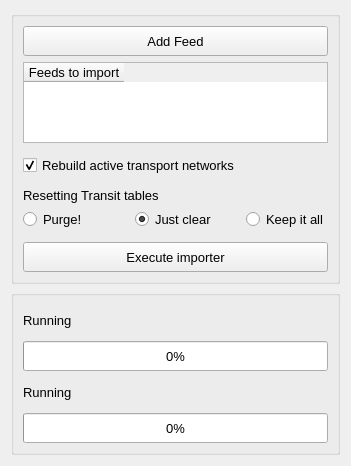
<?xml version="1.0" encoding="UTF-8"?>
<ui version="4.0">
 <class>Form</class>
 <widget class="QWidget" name="Form">
  <property name="geometry">
   <rect>
    <x>0</x>
    <y>0</y>
    <width>337</width>
    <height>466</height>
   </rect>
  </property>
  <property name="font">
   <font>
    <pointsize>10</pointsize>
   </font>
  </property>
  <property name="windowTitle">
   <string>GTFS Importer</string>
  </property>
  <layout class="QGridLayout" name="gridLayout">
   <item row="2" column="0">
    <widget class="QGroupBox" name="config_box">
     <property name="sizePolicy">
      <sizepolicy hsizetype="Preferred" vsizetype="Preferred">
       <horstretch>0</horstretch>
       <verstretch>0</verstretch>
      </sizepolicy>
     </property>
     <property name="title">
      <string/>
     </property>
     <layout class="QGridLayout" name="gridLayout_2">
      <item row="7" column="1">
       <widget class="QRadioButton" name="rdo_clear">
        <property name="sizePolicy">
         <sizepolicy hsizetype="Preferred" vsizetype="Preferred">
          <horstretch>0</horstretch>
          <verstretch>0</verstretch>
         </sizepolicy>
        </property>
        <property name="text">
         <string>Just clear</string>
        </property>
        <property name="checked">
         <bool>true</bool>
        </property>
       </widget>
      </item>
      <item row="5" column="0" colspan="3">
       <widget class="QLabel" name="label_3">
        <property name="sizePolicy">
         <sizepolicy hsizetype="Preferred" vsizetype="Preferred">
          <horstretch>0</horstretch>
          <verstretch>0</verstretch>
         </sizepolicy>
        </property>
        <property name="text">
         <string>Resetting Transit tables</string>
        </property>
       </widget>
      </item>
      <item row="7" column="2">
       <widget class="QRadioButton" name="rdo_keep">
        <property name="sizePolicy">
         <sizepolicy hsizetype="Preferred" vsizetype="Preferred">
          <horstretch>0</horstretch>
          <verstretch>0</verstretch>
         </sizepolicy>
        </property>
        <property name="text">
         <string>Keep it all</string>
        </property>
       </widget>
      </item>
      <item row="7" column="0">
       <widget class="QRadioButton" name="rdo_purge">
        <property name="sizePolicy">
         <sizepolicy hsizetype="Preferred" vsizetype="Preferred">
          <horstretch>0</horstretch>
          <verstretch>0</verstretch>
         </sizepolicy>
        </property>
        <property name="text">
         <string>Purge!</string>
        </property>
       </widget>
      </item>
      <item row="9" column="0" colspan="3">
       <widget class="QPushButton" name="but_execute">
        <property name="sizePolicy">
         <sizepolicy hsizetype="Preferred" vsizetype="Preferred">
          <horstretch>0</horstretch>
          <verstretch>0</verstretch>
         </sizepolicy>
        </property>
        <property name="minimumSize">
         <size>
          <width>0</width>
          <height>30</height>
         </size>
        </property>
        <property name="text">
         <string>Execute importer</string>
        </property>
       </widget>
      </item>
      <item row="4" column="0" colspan="3">
       <widget class="Line" name="line">
        <property name="sizePolicy">
         <sizepolicy hsizetype="Preferred" vsizetype="Preferred">
          <horstretch>0</horstretch>
          <verstretch>0</verstretch>
         </sizepolicy>
        </property>
        <property name="orientation">
         <enum>Qt::Horizontal</enum>
        </property>
       </widget>
      </item>
      <item row="8" column="0" colspan="3">
       <widget class="Line" name="line_3">
        <property name="sizePolicy">
         <sizepolicy hsizetype="Preferred" vsizetype="Preferred">
          <horstretch>0</horstretch>
          <verstretch>0</verstretch>
         </sizepolicy>
        </property>
        <property name="orientation">
         <enum>Qt::Horizontal</enum>
        </property>
       </widget>
      </item>
      <item row="0" column="0" colspan="3">
       <widget class="QPushButton" name="but_add">
        <property name="sizePolicy">
         <sizepolicy hsizetype="Preferred" vsizetype="Preferred">
          <horstretch>0</horstretch>
          <verstretch>0</verstretch>
         </sizepolicy>
        </property>
        <property name="minimumSize">
         <size>
          <width>0</width>
          <height>30</height>
         </size>
        </property>
        <property name="text">
         <string>Add Feed</string>
        </property>
       </widget>
      </item>
      <item row="1" column="0" colspan="3">
       <widget class="QTableWidget" name="list_feeds">
        <property name="sizePolicy">
         <sizepolicy hsizetype="Preferred" vsizetype="Preferred">
          <horstretch>0</horstretch>
          <verstretch>0</verstretch>
         </sizepolicy>
        </property>
        <column>
         <property name="text">
          <string>Feeds to import</string>
         </property>
         <property name="font">
          <font>
           <pointsize>10</pointsize>
          </font>
         </property>
        </column>
       </widget>
      </item>
      <item row="2" column="0" colspan="3">
       <widget class="Line" name="line_4">
        <property name="sizePolicy">
         <sizepolicy hsizetype="Preferred" vsizetype="Preferred">
          <horstretch>0</horstretch>
          <verstretch>0</verstretch>
         </sizepolicy>
        </property>
        <property name="orientation">
         <enum>Qt::Horizontal</enum>
        </property>
       </widget>
      </item>
      <item row="3" column="0" colspan="2">
       <widget class="QCheckBox" name="chb_active_net_rebuild">
        <property name="sizePolicy">
         <sizepolicy hsizetype="Preferred" vsizetype="Preferred">
          <horstretch>0</horstretch>
          <verstretch>0</verstretch>
         </sizepolicy>
        </property>
        <property name="text">
         <string>Rebuild active transport networks</string>
        </property>
        <property name="checked">
         <bool>true</bool>
        </property>
       </widget>
      </item>
     </layout>
    </widget>
   </item>
   <item row="3" column="0">
    <widget class="QGroupBox" name="progress_box">
     <property name="sizePolicy">
      <sizepolicy hsizetype="Preferred" vsizetype="Preferred">
       <horstretch>0</horstretch>
       <verstretch>0</verstretch>
      </sizepolicy>
     </property>
     <property name="title">
      <string/>
     </property>
     <layout class="QVBoxLayout" name="verticalLayout">
      <item>
       <widget class="QLabel" name="lbl_progress">
        <property name="sizePolicy">
         <sizepolicy hsizetype="Preferred" vsizetype="Preferred">
          <horstretch>0</horstretch>
          <verstretch>0</verstretch>
         </sizepolicy>
        </property>
        <property name="minimumSize">
         <size>
          <width>0</width>
          <height>30</height>
         </size>
        </property>
        <property name="text">
         <string>Running</string>
        </property>
        <property name="wordWrap">
         <bool>true</bool>
        </property>
       </widget>
      </item>
      <item>
       <widget class="QProgressBar" name="progressBar">
        <property name="sizePolicy">
         <sizepolicy hsizetype="Preferred" vsizetype="Preferred">
          <horstretch>0</horstretch>
          <verstretch>0</verstretch>
         </sizepolicy>
        </property>
        <property name="minimumSize">
         <size>
          <width>0</width>
          <height>30</height>
         </size>
        </property>
        <property name="value">
         <number>0</number>
        </property>
       </widget>
      </item>
      <item>
       <widget class="QLabel" name="lbl_progress2">
        <property name="sizePolicy">
         <sizepolicy hsizetype="Preferred" vsizetype="Preferred">
          <horstretch>0</horstretch>
          <verstretch>0</verstretch>
         </sizepolicy>
        </property>
        <property name="minimumSize">
         <size>
          <width>0</width>
          <height>30</height>
         </size>
        </property>
        <property name="text">
         <string>Running</string>
        </property>
        <property name="wordWrap">
         <bool>true</bool>
        </property>
       </widget>
      </item>
      <item>
       <widget class="QProgressBar" name="progressBar2">
        <property name="sizePolicy">
         <sizepolicy hsizetype="Preferred" vsizetype="Preferred">
          <horstretch>0</horstretch>
          <verstretch>0</verstretch>
         </sizepolicy>
        </property>
        <property name="minimumSize">
         <size>
          <width>0</width>
          <height>30</height>
         </size>
        </property>
        <property name="value">
         <number>0</number>
        </property>
       </widget>
      </item>
     </layout>
    </widget>
   </item>
  </layout>
 </widget>
 <tabstops>
  <tabstop>but_add</tabstop>
  <tabstop>list_feeds</tabstop>
  <tabstop>chb_active_net_rebuild</tabstop>
  <tabstop>rdo_purge</tabstop>
  <tabstop>rdo_clear</tabstop>
  <tabstop>rdo_keep</tabstop>
  <tabstop>but_execute</tabstop>
 </tabstops>
 <resources/>
 <connections/>
</ui>
